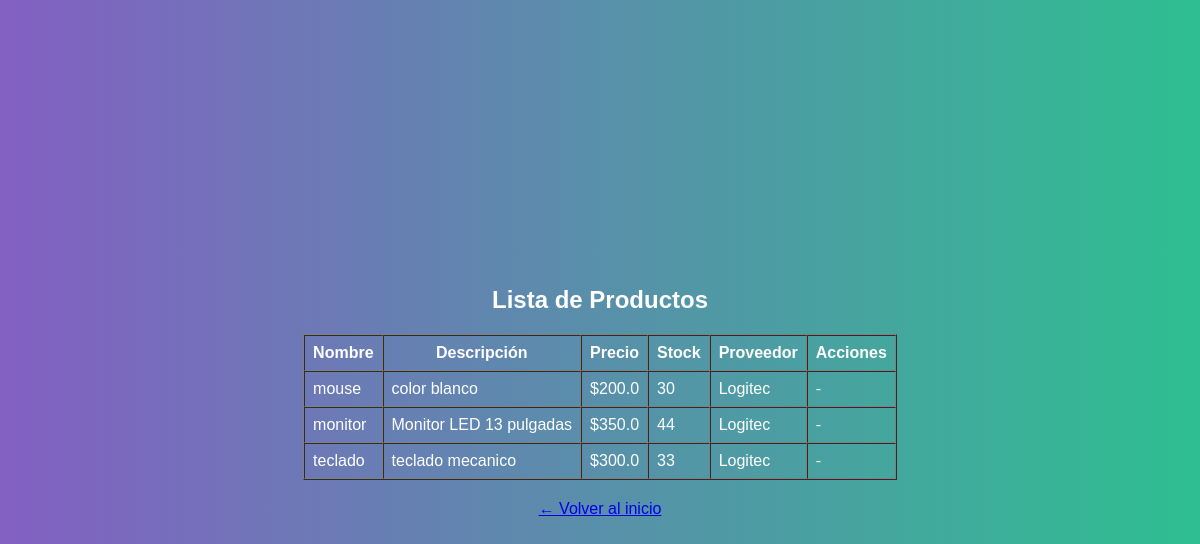
The app's page /productos (signed in) with its own data.
### app/models.py (models this page shows, shortened)
class Producto(db.Model):
    id = db.Column(db.Integer, primary_key=True)
    nombre = db.Column(db.String(100), nullable=False)
    descripcion = db.Column(db.String(200))
    precio = db.Column(db.Float, nullable=False)
    costo_proveedor = db.Column(db.Float, nullable=False)
    stock = db.Column(db.Integer, nullable=False)
    stock_maximo = db.Column(db.Integer, nullable=False)
    proveedor_id = db.Column(db.Integer, db.ForeignKey('proveedor.id'), nullable=False)
    ventas = db.relationship('Venta', backref='producto', lazy=True)

class Proveedor(db.Model):
    id = db.Column(db.Integer, primary_key=True)
    nombre = db.Column(db.String(100), nullable=False)
    email = db.Column(db.String(150))
    telefono = db.Column(db.String(20))
    direccion = db.Column(db.String(200))
    cif = db.Column(db.String(50))
    porcentaje_descuento = db.Column(db.Float)
    iva = db.Column(db.Float)
    productos = db.relationship('Producto', backref='proveedor', lazy=True)

### app/routes.py (the view)
@main.route('/productos')
@login_required
def listar_productos():
    productos = Producto.query.all()
    return render_template('listar_productos.html', productos=productos)

### app/templates/listar_productos.html (shortened to what this page needs)
{% extends 'base.html' %}
{% block content %}
<h2 class="animated fadeInDown">Lista de Productos</h2>
<table border="1" cellpadding="8" cellspacing="0" >
  <thead>
    <tr>
      <th>Nombre</th>
      <th>Descripción</th>
      <th>Precio</th>
      <th>Stock</th>
      <th>Proveedor</th>
      <th>Acciones</th>
    </tr>
  </thead>
  <tbody>
    {% for producto in productos %}
    <tr>
      <td>{{ producto.nombre }}</td>
      <td>{{ producto.descripcion }}</td>
      <td>${{ producto.precio }}</td>
      <td>
        {% if producto.stock <= producto.stock_maximo * 0.1 %}
          <span style="color: red;">{{ producto.stock }} ⚠ Bajo stock</span>
        {% else %}
          {{ producto.stock }}
        {% endif %}
      </td>
      <td>
        {% if producto.proveedor %}
          {{ producto.proveedor.nombre }}
        {% else %}
          Sin proveedor
        {% endif %}
      </td>
      <td>
        {% if current_user.role == 'admin' %}
          <a href="{{ url_for('main.editar_producto', id=producto.id) }}">Editar</a>
          <form action="{{ url_for('main.eliminar_producto', id=producto.id) }}" method="post" style="display:inline;">
            <button type="submit">Eliminar</button>
          </form>
        {% else %}
          -
        {% endif %}
      </td>
    </tr>
    {% endfor %}
  </tbody>
</table>
<p style="text-align: center; margin-top: 20px;">
  <a href="{{ url_for('main.dashboard') }}">← Volver al inicio</a>
</p>
{% endblock %}

### app/static/styles.css (style rules this page uses)
body { margin: 0; padding: 0; font-family: 'Arial', sans-serif; background: linear-gradient(to right, #8360c3, #2ebf91); color: #fff; min-height: 100vh; display: flex; flex-direction: column; align-items: center; justify-content: center; }

### records on screen
Producto: nombre "mouse", descripcion "color blanco", precio "200.0", stock "30", proveedor.nombre "Logitec"
Producto: nombre "monitor", descripcion "Monitor LED 13 pulgadas", precio "350.0", stock "44", proveedor.nombre "Logitec"
Producto: nombre "teclado", descripcion "teclado mecanico", precio "300.0", stock "33", proveedor.nombre "Logitec"
